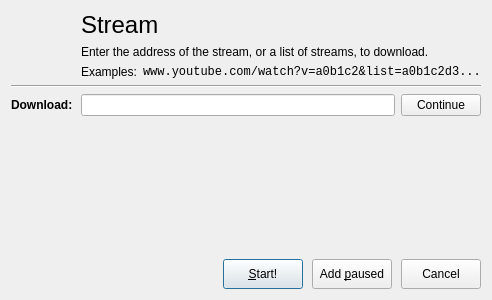
<?xml version="1.0" encoding="UTF-8"?>
<ui version="4.0">
 <class>AddStreamDialog</class>
 <widget class="QDialog" name="AddStreamDialog">
  <property name="geometry">
   <rect>
    <x>0</x>
    <y>0</y>
    <width>476</width>
    <height>300</height>
   </rect>
  </property>
  <property name="modal">
   <bool>true</bool>
  </property>
  <layout class="QVBoxLayout" name="verticalLayout">
   <item>
    <layout class="QGridLayout" name="gridLayout" rowstretch="0,0,0,0,0,0,1" columnstretch="0,1">
     <item row="1" column="1">
      <widget class="QLabel" name="titleLabel">
       <property name="text">
        <string>Enter the address of the stream, or a list of streams, to download.</string>
       </property>
       <property name="wordWrap">
        <bool>false</bool>
       </property>
      </widget>
     </item>
     <item row="5" column="0">
      <widget class="QLabel" name="urlLabel">
       <property name="font">
        <font>
         <weight>75</weight>
         <bold>true</bold>
        </font>
       </property>
       <property name="text">
        <string>Download:</string>
       </property>
      </widget>
     </item>
     <item row="4" column="0" colspan="2">
      <widget class="Line" name="line">
       <property name="orientation">
        <enum>Qt::Horizontal</enum>
       </property>
      </widget>
     </item>
     <item row="5" column="1">
      <layout class="QHBoxLayout" name="horizontalLayout_2">
       <item>
        <widget class="UrlLineEdit" name="urlLineEdit"/>
       </item>
       <item>
        <widget class="QPushButton" name="continueButton">
         <property name="text">
          <string>Continue</string>
         </property>
        </widget>
       </item>
      </layout>
     </item>
     <item row="0" column="1">
      <widget class="QLabel" name="label">
       <property name="font">
        <font>
         <pointsize>18</pointsize>
        </font>
       </property>
       <property name="text">
        <string>Stream</string>
       </property>
      </widget>
     </item>
     <item row="2" column="1">
      <layout class="QHBoxLayout" name="horizontalLayout" stretch="0,1">
       <item>
        <widget class="QLabel" name="titleExampleLabel">
         <property name="text">
          <string>Examples:</string>
         </property>
        </widget>
       </item>
       <item>
        <widget class="QLabel" name="titleListLabel">
         <property name="font">
          <font>
           <family>Courier New</family>
          </font>
         </property>
         <property name="text">
          <string notr="true">&lt;html&gt;&lt;head/&gt;&lt;body&gt;&lt;p&gt;www.youtube.com/watch?v=a0b1c2&amp;amp;list=a0b1c2d3...&lt;/p&gt;&lt;/body&gt;&lt;/html&gt;</string>
         </property>
        </widget>
       </item>
      </layout>
     </item>
     <item row="6" column="0" colspan="2">
      <widget class="StreamListWidget" name="streamListWidget" native="true">
       <property name="focusPolicy">
        <enum>Qt::StrongFocus</enum>
       </property>
      </widget>
     </item>
     <item row="0" column="0" rowspan="3" alignment="Qt::AlignHCenter|Qt::AlignTop">
      <widget class="QLabel" name="logo">
       <property name="minimumSize">
        <size>
         <width>64</width>
         <height>64</height>
        </size>
       </property>
       <property name="maximumSize">
        <size>
         <width>64</width>
         <height>64</height>
        </size>
       </property>
       <property name="text">
        <string notr="true"/>
       </property>
       <property name="pixmap">
        <pixmap resource="../resources.qrc">:/resources/icons/default/48x48/actions/add-stream.png</pixmap>
       </property>
       <property name="scaledContents">
        <bool>true</bool>
       </property>
       <property name="margin">
        <number>8</number>
       </property>
      </widget>
     </item>
    </layout>
   </item>
   <item>
    <widget class="UrlFormWidget" name="urlFormWidget" native="true">
     <property name="focusPolicy">
      <enum>Qt::StrongFocus</enum>
     </property>
    </widget>
   </item>
   <item>
    <layout class="QHBoxLayout" name="buttonBox" stretch="1,0,0,0">
     <property name="spacing">
      <number>9</number>
     </property>
     <item>
      <spacer name="horizontalSpacer">
       <property name="orientation">
        <enum>Qt::Horizontal</enum>
       </property>
       <property name="sizeHint" stdset="0">
        <size>
         <width>40</width>
         <height>20</height>
        </size>
       </property>
      </spacer>
     </item>
     <item>
      <widget class="QPushButton" name="startButton">
       <property name="minimumSize">
        <size>
         <width>0</width>
         <height>30</height>
        </size>
       </property>
       <property name="text">
        <string>&amp;Start!</string>
       </property>
       <property name="default">
        <bool>true</bool>
       </property>
      </widget>
     </item>
     <item>
      <widget class="QPushButton" name="addPausedButton">
       <property name="minimumSize">
        <size>
         <width>0</width>
         <height>30</height>
        </size>
       </property>
       <property name="text">
        <string>Add &amp;paused</string>
       </property>
      </widget>
     </item>
     <item>
      <widget class="QPushButton" name="cancelButton">
       <property name="minimumSize">
        <size>
         <width>0</width>
         <height>30</height>
        </size>
       </property>
       <property name="text">
        <string>Cancel</string>
       </property>
      </widget>
     </item>
    </layout>
   </item>
  </layout>
 </widget>
 <customwidgets>
  <customwidget>
   <class>UrlLineEdit</class>
   <extends>QLineEdit</extends>
   <header>Widgets/UrlLineEdit</header>
  </customwidget>
  <customwidget>
   <class>UrlFormWidget</class>
   <extends>QWidget</extends>
   <header>Widgets/UrlFormWidget</header>
   <container>1</container>
  </customwidget>
  <customwidget>
   <class>StreamListWidget</class>
   <extends>QWidget</extends>
   <header>Widgets/StreamListWidget</header>
   <container>1</container>
  </customwidget>
 </customwidgets>
 <tabstops>
  <tabstop>urlLineEdit</tabstop>
  <tabstop>continueButton</tabstop>
  <tabstop>streamListWidget</tabstop>
  <tabstop>urlFormWidget</tabstop>
  <tabstop>startButton</tabstop>
  <tabstop>addPausedButton</tabstop>
  <tabstop>cancelButton</tabstop>
 </tabstops>
 <resources>
  <include location="../resources.qrc"/>
 </resources>
 <connections>
  <connection>
   <sender>startButton</sender>
   <signal>released()</signal>
   <receiver>AddStreamDialog</receiver>
   <slot>accept()</slot>
   <hints>
    <hint type="sourcelabel">
     <x>678</x>
     <y>499</y>
    </hint>
    <hint type="destinationlabel">
     <x>79</x>
     <y>509</y>
    </hint>
   </hints>
  </connection>
  <connection>
   <sender>addPausedButton</sender>
   <signal>released()</signal>
   <receiver>AddStreamDialog</receiver>
   <slot>acceptPaused()</slot>
   <hints>
    <hint type="sourcelabel">
     <x>762</x>
     <y>499</y>
    </hint>
    <hint type="destinationlabel">
     <x>644</x>
     <y>509</y>
    </hint>
   </hints>
  </connection>
  <connection>
   <sender>cancelButton</sender>
   <signal>released()</signal>
   <receiver>AddStreamDialog</receiver>
   <slot>reject()</slot>
   <hints>
    <hint type="sourcelabel">
     <x>846</x>
     <y>499</y>
    </hint>
    <hint type="destinationlabel">
     <x>762</x>
     <y>509</y>
    </hint>
   </hints>
  </connection>
 </connections>
 <slots>
  <slot>acceptPaused()</slot>
 </slots>
</ui>
